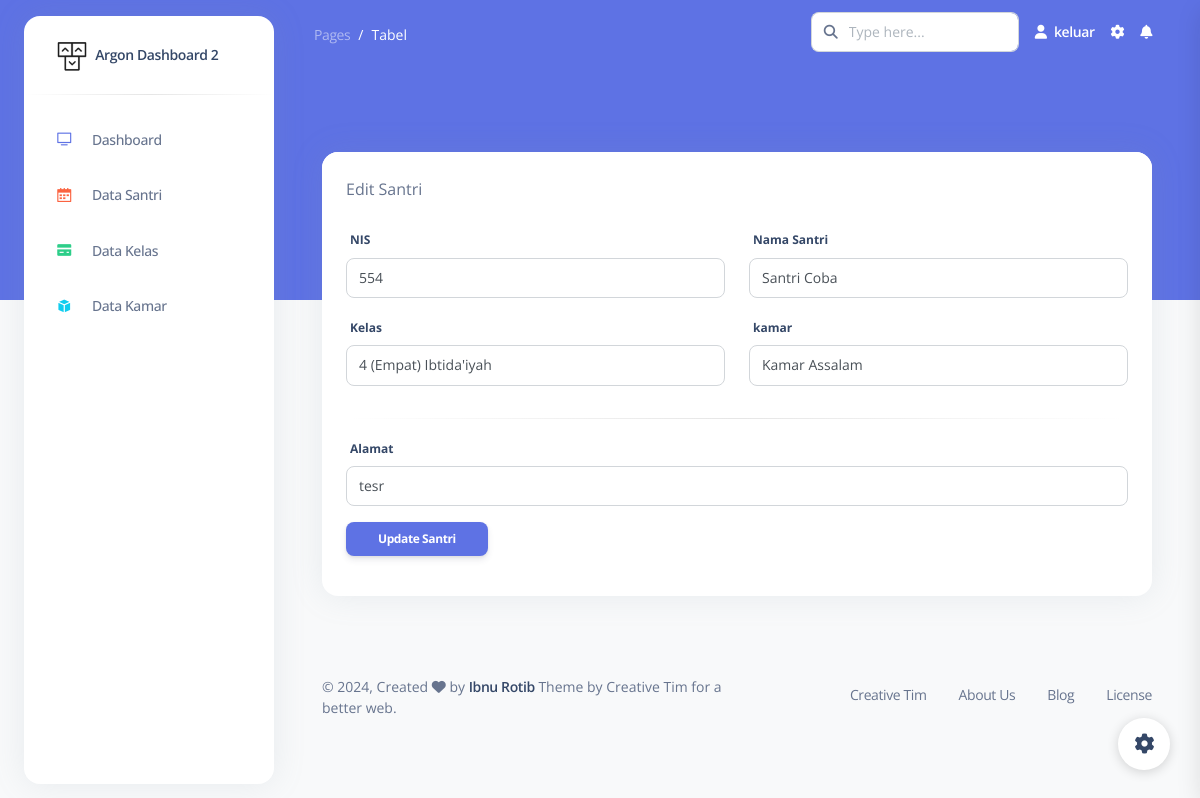
Screenshot of /edit-santri.php?nis=554 with the database file from the repository.
### tables this page shows
CREATE TABLE `santri` (
  `nis` int(25) NOT NULL,
  `nama_santri` varchar(250) NOT NULL,
  `id_kelas` int(25) NOT NULL,
  `id_kamar` int(25) NOT NULL,
  `alamat` text NOT NULL
);

CREATE TABLE `kelas` (
  `id_kelas` int(11) NOT NULL,
  `nama_kelas` varchar(100) NOT NULL,
  `ruang` varchar(100) NOT NULL
);

CREATE TABLE `kamar` (
  `id_kamar` int(11) NOT NULL,
  `nama_kamar` varchar(100) NOT NULL,
  `kapasitas` int(11) NOT NULL
);

### functions.php (called while the page is built, shortened)
<?php
$connect = mysqli_connect("localhost","root","","utsweb");
function query($query) {
    global $connect;
    $result = mysqli_query($connect, $query);
    $rows = [];
    while ($row = mysqli_fetch_assoc($result)) {
        $rows[] = $row;
    }
    return $rows;
}
?>

### edit-santri.php (the view, shortened to what this page needs)
<?php
include 'koneksi.php';
require 'functions.php';
$nis = $_GET["nis"];
$sun3 = query("SELECT * FROM santri WHERE nis = $nis") [0];
$query = "SELECT s.nis, s.nama_santri, k.nama_kamar
          FROM santri s
          JOIN kamar k ON s.id_kamar = k.id_kamar
          WHERE s.nis = $nis";
$result = mysqli_query($conn, $query);
if (mysqli_num_rows($result) > 0) {
    $row = mysqli_fetch_assoc($result);
    $nama_kamar_value = $row['nama_kamar'];
} else {
    $nama_santri_value = "";
    $nama_kamar_value = "";
}
$query = "SELECT s.nis, s.nama_santri, k.nama_kelas
          FROM santri s
          JOIN kelas k ON s.id_kelas = k.id_kelas
          WHERE s.nis = $nis";
$result = mysqli_query($conn, $query);
if (mysqli_num_rows($result) > 0) {
    $row = mysqli_fetch_assoc($result);
    $nama_kelas_value = $row['nama_kelas'];
} else {
    $nama_santri_value = "";
    $nama_kelas_value = "";
}
?>
<!DOCTYPE html>
<html lang="en">
<head>
  <link href="./assets/css/nucleo-icons.css" rel="stylesheet" />
  <link href="./assets/css/nucleo-svg.css" rel="stylesheet" />
  <link href="./assets/css/nucleo-svg.css" rel="stylesheet" />
  <link id="pagestyle" href="./assets/css/argon-dashboard.css?v=2.0.4" rel="stylesheet" />
</head>
<body class="g-sidenav-show   bg-gray-100">
  <div class="min-height-300 bg-primary position-absolute w-100"></div>
  <?php require 'sidebar.php' ?>
  <main class="main-content position-relative border-radius-lg ">
    <?php require 'navbar.php' ?>
    <div class="container-fluid py-4">
      <div class="container-fluid py-6">
        <form action="" method="POST">
          <div class="row">
          <div class="col-md-15">
            <div class="card">
              <div class="card-header pb-0">
                <div class="d-flex align-items-center">
                  <p class="mb-0">Edit Santri</p>
                </div>
              </div>
              <div class="card-body">
                <div class="row">
                  <div class="col-md-6">
                    <div class="form-group">
                      <label for="nis" class="form-control-label" required>NIS</label>
                      <input name="nis" class="form-control" type="text" value="<?= $sun3["nis"]; ?>">
                    </div>
                  </div>
                  <div class="col-md-6">
                    <div class="form-group">
                      <label for="nama_santri" class="form-control-label">Nama Santri</label>
                      <input name="nama_santri" class="form-control" type="text" value="<?= $sun3["nama_santri"]; ?>">
                    </div>
                  </div>
                  <div class="col-md-6">
                    <div class="form-group">
                      <label for="nama_kelas" class="form-control-label">Kelas</label>
                      <select name="nama_kelas" id="id_kamar" class="form-control">
                          <option value=""><?= $nama_kelas_value; ?></option>
                      </select>
                    </div>
                  </div>
                  <div class="col-md-6">
                    <div class="form-group">
                      <label for="nama_kamar" class="form-control-label">kamar</label>
                      <select name="nama_kamar" id="id_kamar" class="form-control">
                          <option value=""><?= $nama_kamar_value; ?></option>
                      </select>
                    </div>
                  </div>
                </div>
                <hr class="horizontal dark">
                <div class="row">
                  <div class="col-md-12">
                    <div class="form-group">
                      <label for="alamat" class="form-control-label">Alamat</label>
                      <input name="alamat" class="form-control" type="text" value="<?= $sun3["alamat"]; ?>">
                    </div>
                  </div>
                </div>
                <button type="submit" name="submit" class="btn btn-primary btn-sm ms-auto">Update Santri</button>
                <br>
              </div>
            </div>
          </div>
        </form>
      </div>
    </div>
    <?php require 'footer.php' ?>
  </main>
  <?php require 'plugins.php' ?>
</body>
</html>

### rows the page displays
santri: nis "554", nama_santri "Santri Coba", nama_kelas "4 (Empat) Ibtida'iyah", nama_kamar "Kamar Assalam", alamat "tesr"
